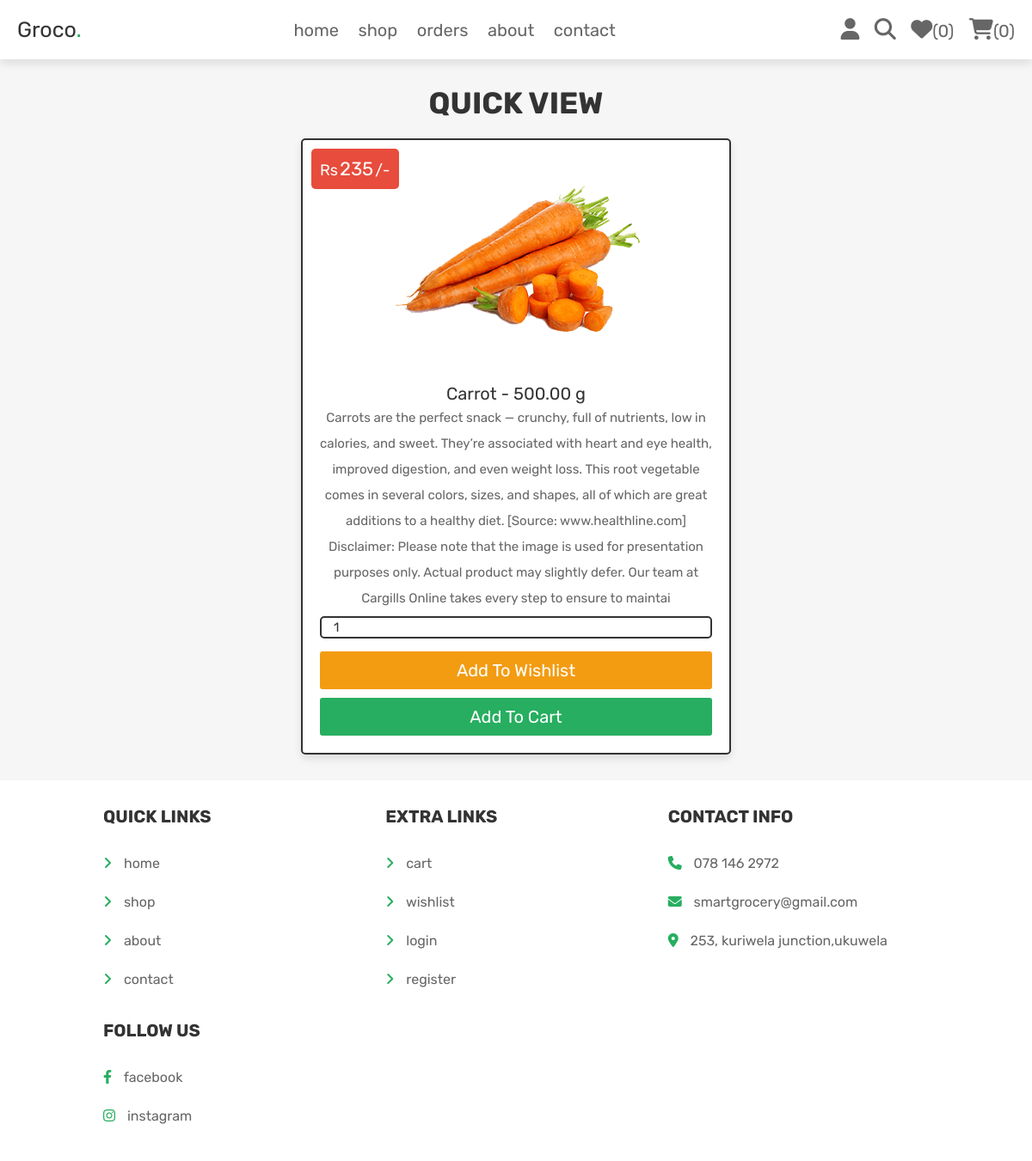
Page /view_page.php?pid=214 (signed in) on the committed database.
### tables this page shows
CREATE TABLE `products` (
  `id` int(100) NOT NULL,
  `name` varchar(100) NOT NULL,
  `category` varchar(20) NOT NULL,
  `details` varchar(500) NOT NULL,
  `price` int(100) NOT NULL,
  `image` varchar(100) NOT NULL,
  `quantity` int(11) NOT NULL,
  `available` int(11) NOT NULL
);

### view_page.php (the view, shortened to what this page needs)
<?php
@include 'config.php';
?>
<!DOCTYPE html>
<html lang="en">
<head>
   <link rel="stylesheet" href="https://cdnjs.cloudflare.com/ajax/libs/font-awesome/6.1.1/css/all.min.css">
   <link rel="stylesheet" href="css/style.css">
</head>
<body>
<?php include 'header.php'; ?>
<section class="quick-view">
   <h1 class="title">quick view</h1>
   <?php
      $pid = $_GET['pid'];
      $select_products = $conn->prepare("SELECT * FROM `products` WHERE id = ?");
      $select_products->execute([$pid]);
      if($select_products->rowCount() > 0){
         while($fetch_products = $select_products->fetch(PDO::FETCH_ASSOC)){
   ?>
   <form action="" class="box" method="POST">
      <div class="price">Rs<span><?= $fetch_products['price']; ?></span>/-</div>
      <img src="uploaded_img/<?= $fetch_products['image']; ?>" alt="">
      <div class="name"><?= $fetch_products['name']; ?></div>
      <div class="details"><?= $fetch_products['details']; ?></div>
      <input type="number" min="1" value="1" name="p_qty" class="qty">
      <input type="submit" value="add to wishlist" class="option-btn" name="add_to_wishlist">
      <input type="submit" value="add to cart" class="btn" name="add_to_cart">
   </form>
   <?php
         }
      }else{
         echo '<p class="empty">no products added yet!</p>';
      }
   ?>
</section>
<?php include 'footer.php'; ?>
</body>
</html>

### css/style.css (style rules this page uses)
.quick-view .box { max-width: 50rem; padding:2rem; text-align: center; border:var(--border); background-color: var(--white); box-shadow: var(--box-shadow); border-radius: .5rem; position: relative; margin:0 auto; }
.quick-view .box img { height: 25rem; margin-bottom: 1rem; }
.quick-view .box .price { position: absolute; top:1rem; left:1rem; padding:1rem; border-radius: .5rem; background-color: var(--red); font-size: 1.8rem; color:var(--white); }
.quick-view .box .price span { font-size: 2.2rem; color:var(--white); margin:0 .2rem; }
.quick-view .box .qty { margin:.5rem 0; border-radius: .5rem; padding:0.2rem 1.4rem; font-size: 1.5rem; color:var(--black); border:var(--border); width: 100%; }
.quick-view .box .name { font-size: 2rem; color:var(--black); padding:.3rem 1; }
.quick-view .box .details { padding:.1rem 0; line-height: 2; font-size: 1.5rem; color:var(--light-color); }

### css/components.css (style rules this page uses)
:root { --green:#27ae60; --orange:#f39c12; --red:#e74c3c; --black:#333; --light-color:#666; --white:#fff; --light-bg:#f6f6f6; --border:.2rem solid var(--black); --box-shadow:0 .5rem 1rem rgba(0,0,0,.1); }
* { font-family: 'Rubik', sans-serif; margin:0; padding:0; box-sizing: border-box; outline: none; border:none; text-decoration: none; color:var(--black); }
body { background-color: var(--light-bg); }
html { font-size: 62.5%; overflow-x: hidden; scroll-behavior: smooth; scroll-padding-top: 6.5rem; }
section { padding:3rem 2rem; max-width: 1000px; margin:0 auto; }
.btn, .delete-btn, .option-btn { display: block; width: 100%; margin-top: 1rem; border-radius: .3rem; color:var(--white); font-size: 2rem; padding:1rem 1rem; text-transform: capitalize; cursor: pointer; text-align: center; }
.btn { background-color: var(--green); }
.option-btn { background-color: var(--orange); }
.title { text-align: center; margin-bottom: 2rem; text-transform: uppercase; color:var(--black); font-size: 3.5rem; }

### rows in the picture
products: price "235", image (picture), name "Carrot - 500.00 g", details "Carrots are the perfect snack — crunchy, full of nutrients, low in calories, and sweet. They’re associated with heart and eye health, improved digestion, and even weight loss. This root vegetable comes in several colors, sizes, and shapes, all of which are great additions to a healthy diet. [Source: www.healthline.com] Disclaimer: Please note that the image is used for presentation purposes only. Actual product may slightly defer. Our team at Cargills Online takes every step to ensure to maintai"

### other values in the picture
$count_wishlist_items->rowCount() "0"
$count_cart_items->rowCount() "0"
